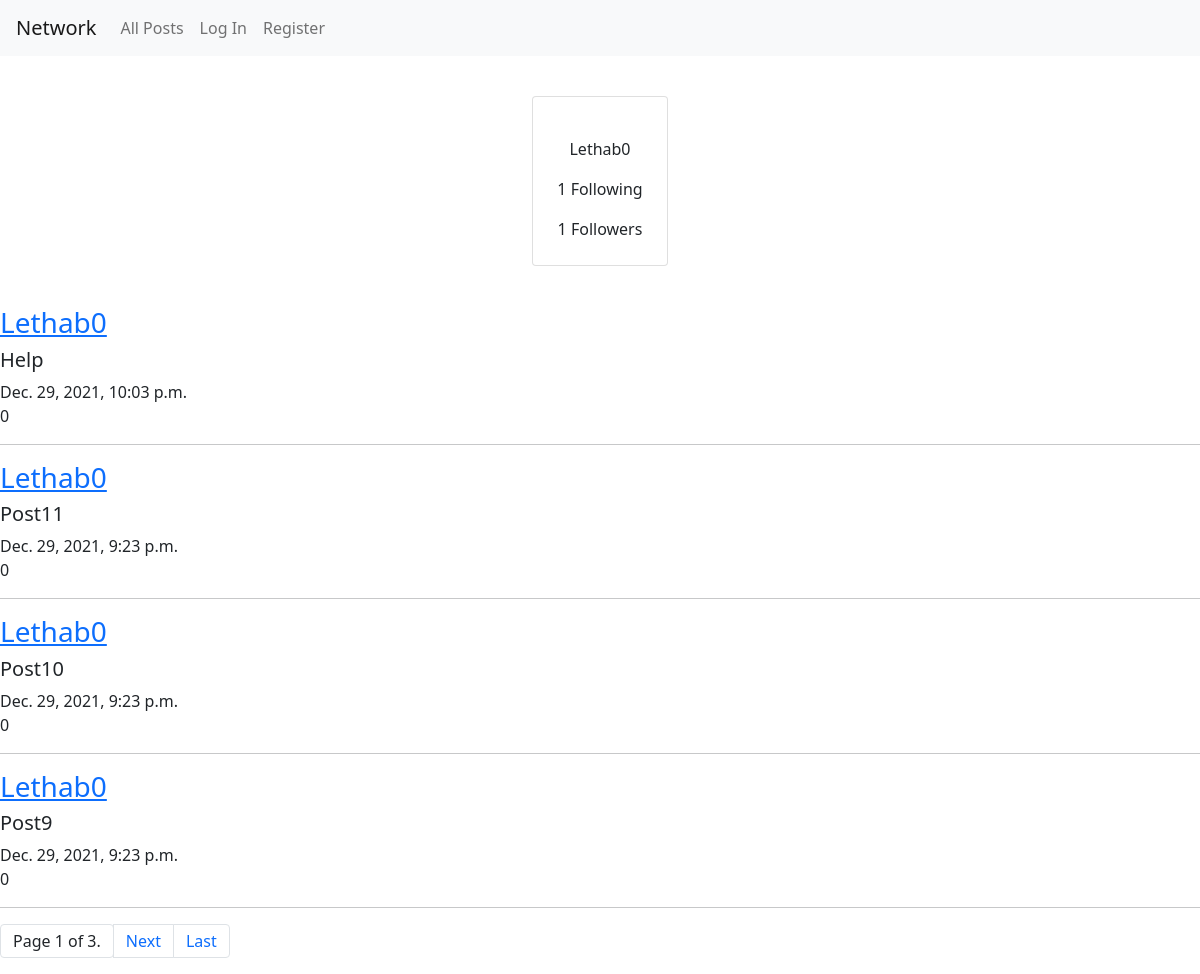
The page /Profile/2 on the database its author committed.
### network/models.py (models this page shows)
class User(AbstractUser):
    pass

class Post(models.Model):
    Texter = models.ForeignKey(User, on_delete= models.CASCADE)
    text = models.CharField(null=False , max_length=30)
    text_date = models.DateTimeField(auto_now=True)
    likes = models.IntegerField(default=0)
    class meta:
        ordering = ('text_date',)

### network/views.py (the view)
# urls.py: path("Profile/<str:texter>", views.User_Profile , name="User_Profile"),
def User_Profile(request ,texter):
    User_Profile_info = User.objects.get(id=texter)
    Users_Posts = Post.objects.filter(Texter=User_Profile_info.id).order_by('text_date')[::-1]
    paginator = Paginator(Users_Posts, 4) # Show 25 contacts per page.
    page_num = request.GET.get('page')
    page_obj = paginator.get_page(page_num)
    Follow_info = Follow_database.objects.get(Person=texter)
    is_following = Follow_info.Followers.all()
    if request.user.id == int(texter):
        button = None
    elif  request.user in is_following:
        button = 'Unfollow'
    else:
        button = 'Follow'
    return render( request , "network/Profile.html" , {"Posts" :Users_Posts ,"Profile": User_Profile_info ,"page_obj": page_obj ,"Button":button })

### network/templates/network/Profile.html (shortened to what this page needs)
{% extends "network/layout.html" %}
{% load static %}
{% block body %}
<div class="container mt-4 mb-4 p-3 d-flex justify-content-center">
    <div class="card p-4">
        <div class=" image d-flex flex-column justify-content-center align-items-center">  <span class="name mt-3">{{ Profile }}</span>
            <div class="d-flex flex-row justify-content-center align-items-center mt-3"> <span class="number">{{ Profile.Followers.count }} <span class="follow">Following</span></span> </div>
            <div class="d-flex flex-row justify-content-center align-items-center mt-3"> <span class="number">{{ Profile.Following.count }} <span class="follow">Followers</span></span> </div>
        </div>
    </div>
</div>
{% for Post in page_obj %}
        <div class="post" id="{{post.id}}">
            <div class="content">
              <a href="/Profile/{{ Post.Texter.id }}" > <h3>{{ Post.Texter }}</h3> </a>
                <div id="text-before{{post.id}}">
                    <h5>{{ Post.text }}</h5>
                </div>
                <h8> {{ Post.text_date }}</h8>
                <div>
                <h8> {{ Post.likes }}</h8>
                </div>
                <hr>
        {% endfor %}
    <div class="pagination">
        <span class="step-links">
        <nav aria-label="Page navigation example">
            <ul class="pagination">
                <span class="current">
                    <li class="page-item"><a class="page-link">Page {{ page_obj.number }} of {{ page_obj.paginator.num_pages }}.</a></li>
                </span>
                {% if page_obj.has_next %}
                <li class="page-item"><a class="page-link" href="?page={{ page_obj.next_page_number }}">Next</a></li>
                <li class="page-item"><a class="page-link" href="?page={{ page_obj.paginator.num_pages }}">Last</a></li>
                {% endif %}
            </ul>
          </nav>
        </span>
    </div>
{% endblock %}

### rows shown on the page
User: username "Lethab0", Followers.count "1", Following.count "1"
Post: Texter "Lethab0", text "Help", text_date "Dec. 29, 2021, 10:03 p.m.", likes "0"
Post: Texter "Lethab0", text "Post11", text_date "Dec. 29, 2021, 9:23 p.m.", likes "0"
Post: Texter "Lethab0", text "Post10", text_date "Dec. 29, 2021, 9:23 p.m.", likes "0"
Post: Texter "Lethab0", text "Post9", text_date "Dec. 29, 2021, 9:23 p.m.", likes "0"

### other values the page prints
{{ page_obj.number }} "1"
{{ page_obj.paginator.num_pages }} "3"
